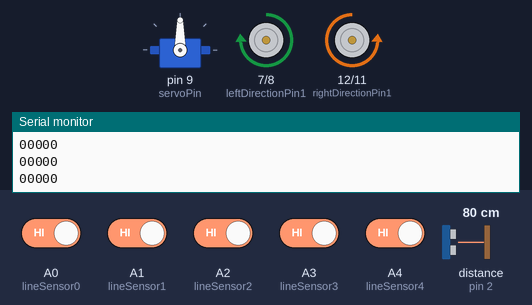
Recording of a sketch running on a simulated Arduino Uno, built with avr-gcc and run on an emulated ATmega328P. Parts: servo, motor-driver pin pairs drawn as motors (green arrow = first pin HIGH = forward, orange = second pin HIGH = backward, longer = more drive, scaled by the enable pin), the last lines printed to the serial monitor. Wiring (inferred from the names in the program): ultrasonic range finder: trigger pin 10; echo pin 2. The inputs (shaded band) are chosen by the test bench; at power-on: A0 (lineSensor0), A1 (lineSensor1), A2 (lineSensor2), A3 (lineSensor3), A4 (lineSensor4) HIGH, distance to the obstacle (sensor on pin 2) 80 cm. The echo pulse lasts 58.3 µs per cm.

Above: at 3.29 s.
3.3 s: distance to the obstacle (sensor on pin 2) set to 13 cm
6.3 s: distance to the obstacle (sensor on pin 2) set to 10 cm
At 7.1 s:
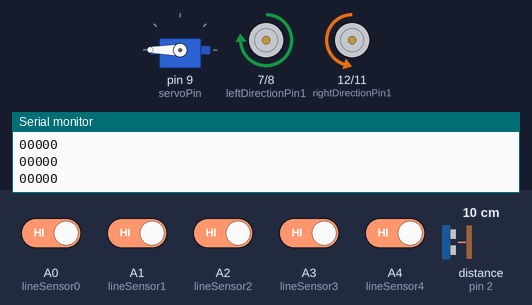
9.3 s: A0 (lineSensor0) driven LOW
At 9.81 s:
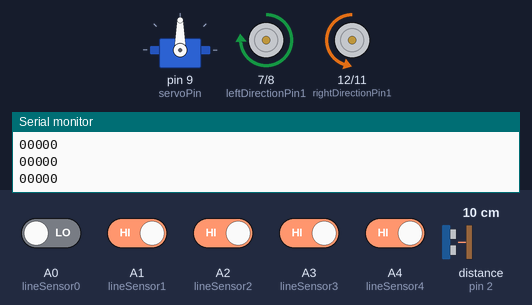
12.3 s: distance to the obstacle (sensor on pin 2) set to 18 cm
At 12.49 s:
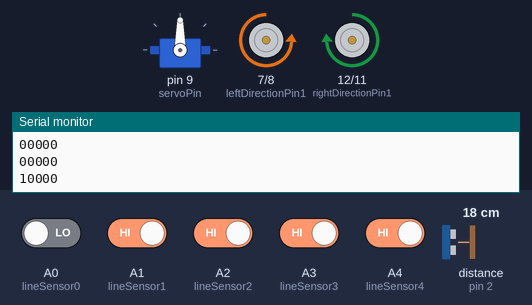
15.3 s: A1 (lineSensor1) driven LOW
At 15.35 s:
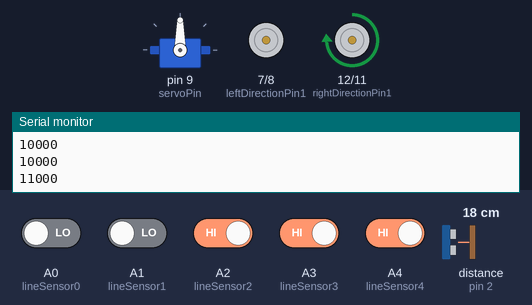
18.3 s: A4 (lineSensor4) driven LOW
At 19.7 s:
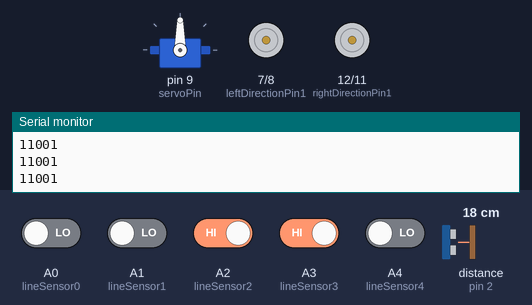
Timing chart, 0 to 20.8 s (numbered marks = the images above; inputs shaded):
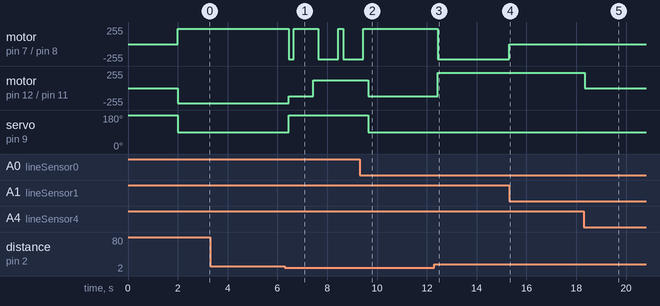

Measured:
- the behaviour switches between 12 and 11 cm on distance to the obstacle (sensor on pin 2) (found by bisection; images 0 and 1)
- after the input at 9.3 s, motor on pin 12 (rightDirectionPin1) / pin 11 (rightDirectionPin2): goes on until 9.6 s, then stays backward 120/255; servo on pin 9 (servoPin): 180° → 90° after 0.35 s
- after the input at 12.3 s, motor on pin 7 (leftDirectionPin1) / pin 8 (leftDirectionPin2): forward 230/255 → backward 230/255 after 0.15 s; motor on pin 12 (rightDirectionPin1) / pin 11 (rightDirectionPin2): backward 120/255 → forward 230/255 after 0.15 s
- after the input at 15.3 s, motor on pin 7 (leftDirectionPin1) / pin 8 (leftDirectionPin2): backward 230/255 → stopped at once
- after the input at 18.3 s, motor on pin 12 (rightDirectionPin1) / pin 11 (rightDirectionPin2): forward 230/255 → stopped after 0.05 s

The sketch:

bugAlgorithmUltrasonicOnly.ino
```cpp
//includes the servo library in the program
#include <Servo.h>

//defining constants for pin numbers and the scan loop counter
#define rightSpeedPin 3 //pwm output for right motors for speed
#define rightDirectionPin1 12 //pin for forward direction
#define rightDirectionPin2 11 //pin for backward direction
#define leftSpeedPin 6 //pwm output for right motors for speed
#define leftDirectionPin1 7 //pin for forward direction
#define leftDirectionPin2 8 //pin for backward direction
#define LPT 1 //check that this works as expected with 1 rather than 2, then replace with a comment
#define servoPin 9 //pin for signal to servo
#define echoPin 2 //pin for signal from ultrasonic sensor
#define triggerPin 10 //pin for signal to ultrasonic to send a sound wave out
#define fastSpeed 230 //value for fast motor speed
#define speed 120 //value for slower motor speed was 100
#define turnSpeed 180 //value for motor speed when turning
#define highBackSpeed 235 //value for high motor speed
#define lowBackSpeed 70 //value for low motor speed
#define lineSensor0 A0
#define lineSensor1 A1
#define lineSensor2 A2
#define lineSensor3 A3
#define lineSensor4 A4

//defining variables for different positions in front of the robot as well as the
//parameters for the detection of objects
int centerScan;
int distance;
const int turnTime = 90; //in miliseconds
int thereis;

//
boolean flag=false;

//creating an object of the servo class called head
Servo head;

//functions for controlling movement of the robot
//forward() function - moves the  robot forward
void forward(void){
  digitalWrite(rightDirectionPin1, HIGH);
  digitalWrite(rightDirectionPin2,LOW);
  digitalWrite(leftDirectionPin1,HIGH);
  digitalWrite(leftDirectionPin2,LOW);
}
//left() function - turns the robot left
void left(){
  digitalWrite(rightDirectionPin1, HIGH);
  digitalWrite(rightDirectionPin2,LOW);
  digitalWrite(leftDirectionPin1,LOW);
  digitalWrite(leftDirectionPin2,HIGH);
}
//right() function - turns the robot right
void right(){
  digitalWrite(rightDirectionPin1, LOW);
  digitalWrite(rightDirectionPin2,HIGH);
  digitalWrite(leftDirectionPin1,HIGH);
  digitalWrite(leftDirectionPin2,LOW);
}
//backward() function - moves the robot backward
void backward(){
  digitalWrite(rightDirectionPin1, LOW);
  digitalWrite(rightDirectionPin2,HIGH);
  digitalWrite(leftDirectionPin1,LOW);
  digitalWrite(leftDirectionPin2,HIGH);
}
//stop() function - stops the robot
void stop(){
  digitalWrite(rightDirectionPin1, LOW);
  digitalWrite(rightDirectionPin2,LOW);
  digitalWrite(leftDirectionPin1,LOW);
  digitalWrite(leftDirectionPin2,LOW);
  setSpeed(0,0);
}
//setSpeed() function - sets the speed of the motors on left and right sides of the robot seperately
void setSpeed(int leftSpeed,int rightSpeed){
  analogWrite(leftSpeedPin,leftSpeed);
  analogWrite(rightSpeedPin,rightSpeed);
}

//watch() function - returns the calculated distance from the ultrasonic distance sensor
long watch(){
  long echoDistance;
  digitalWrite(triggerPin,LOW);
  delayMicroseconds(5);
  digitalWrite(triggerPin,HIGH);
  delayMicroseconds(15);
  digitalWrite(triggerPin,LOW);
  echoDistance = pulseIn(echoPin,HIGH);
  echoDistance = echoDistance*0.01657; //object distance in cm
  return echoDistance;
}

//wallFollow() function - takes a wide turn around an object until reaching a line
void wallFollow(){
  head.write(180);
  stop();
  setSpeed(speed,speed);
  backward();
  delay(200);
  right();
  delay(800);
  forward();
  delay(200);
  left();
  delay(800);
  forward();
  delay(200);
  left();
  delay(800);
  forward();
  delay(200);
}

//creates an empty character array consisting of 5 items
char sensor[5];

//getSensorValues() function - obtains the digital output from the sensors and
//then puts them into a string that is then returned where 1 stands for black and
//0 stands for white
String getSensorValues(){
  int sensorValue=32;
  sensor[0]= !digitalRead(lineSensor0);
  sensor[1]=!digitalRead(lineSensor1);
  sensor[2]=!digitalRead(lineSensor2);
  sensor[3]=!digitalRead(lineSensor3);
  sensor[4]=!digitalRead(lineSensor4);
  sensorValue +=sensor[0]*16+sensor[1]*8+sensor[2]*4+sensor[3]*2+sensor[4];
  String senseStr= String(sensorValue,BIN);
  senseStr=senseStr.substring(1,6);
  return senseStr;
}

//lineTracking() function - moves the robot to remain on the line based on the
//output from the getSensorValues() function
void lineTracking(){
 String sensorVal= getSensorValues();
  Serial.println(sensorVal);
  if (sensorVal=="10000"){
    //turn left as black line is on the left of the robot
    left();
    setSpeed(fastSpeed,fastSpeed);
    delay(turnTime);
  }
  if (sensorVal=="10100"||sensorVal=="01000"||sensorVal=="01100"||sensorVal=="11100"||sensorVal=="10010"||sensorVal=="11010"||sensorVal=="11000"){
    forward();
    setSpeed(0,fastSpeed); //slight left
    delay(turnTime);
  }
  if (sensorVal=="00001"){
    //turn right as the black line is on the right of the car
    right();
    setSpeed(fastSpeed,fastSpeed);
    delay(turnTime);
  }
  if (sensorVal=="00011"||sensorVal=="00010"||sensorVal=="00101"||sensorVal=="00110"||sensorVal=="00111"||sensorVal=="01101"||sensorVal=="01111"||sensorVal=="01011"||sensorVal=="01001"){
    forward();
    setSpeed(fastSpeed,0); //slight right
    delay(turnTime);
  }
  if (sensorVal=="11111"||sensorVal=="00000"||sensorVal=="01110"){
    //turn right as the black line is on the right of the car
    right();
    setSpeed(fastSpeed,fastSpeed);
    delay(turnTime);
  }
  if (sensorVal=="00100"){
    //turn right as the black line is on the right of the car
    forward();
    setSpeed(speed,speed);
    delay(turnTime);
  }
  stop();
  setSpeed(0,0);
}

//setup() function - assigns the mode for each of the pins and starts serial communications
void setup(){
  pinMode(rightDirectionPin1, OUTPUT);
  pinMode(rightDirectionPin2, OUTPUT);
  pinMode(leftSpeedPin, OUTPUT);
  pinMode(leftDirectionPin1, OUTPUT);
  pinMode(leftDirectionPin2, OUTPUT);
  pinMode(rightSpeedPin, OUTPUT);
  stop();//stop move
  pinMode(triggerPin, OUTPUT);
  pinMode(echoPin,INPUT);
  digitalWrite(triggerPin,LOW);
  head.attach(servoPin);
  head.write(180);
  delay(2000);
  Serial.begin(9600);
}
//loop() function - continuously runs goalSequence() function until reaching the goal
bool goalReached = false;
bool wallHit = false;
bool lineHit = false;
String lastHit = "";
void loop(){
  if (!goalReached){
    goalSequence();
  }
  else{
    stop();
    setSpeed(0,0);
  }
}
//
void goalSequence(){
  head.write(90);
  if (!wallHit){
    String sensorVal= getSensorValues();
    if ((sensorVal=="11111") && (lastHit == "line")){
      stop();
      setSpeed(0,0); //stopping the car as the goal has been reached
      goalReached = true;
    }
    //head.write(90);
    else if (watch() <= 10){
      head.write(90);
      stop();
      setSpeed(0,0);
      setSpeed(fastSpeed,speed);
      right();
      delay(turnTime*3/4);
      stop();
      setSpeed(0,0);
      lastHit = "wall";
      wallHit = true;
      lineHit = false;
    }
    else{
      //head.write(90);
      lineTracking();
    }
  }
  else if(!lineHit){
    String sensorVal= getSensorValues();
    if (sensorVal.indexOf("1") >= 0){
      head.write(90);
      stop();
      setSpeed(0,0);
      right();
      setSpeed(fastSpeed,speed);
      delay(turnTime);
      stop();
      lastHit = "line";
      wallHit = false;
      lineHit = true;
    }
    else{
      head.write(180);
      wallFollow();
    }
  }
}
```
